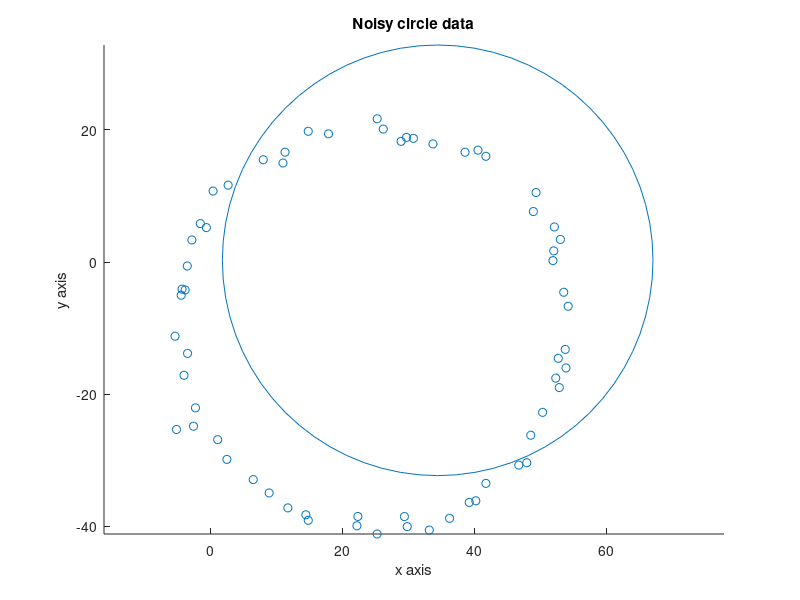
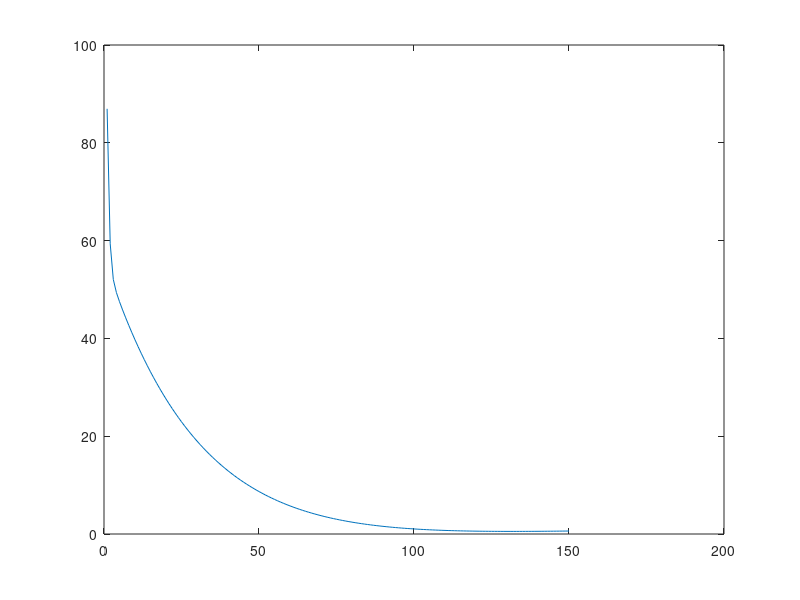

Write the MATLAB code that produced these figures, in order.
clear

pts.x = zeros(length(0:0.1:2*pi),1);
pts.y = zeros(length(0:0.1:2*pi),1);
radius = 30;
i = 1;
centreX = 25;
centreY = -10;
for theta = 0:0.1:2*pi
   angleDelta = randn(1)/15; 
   radiusDelta = randn(1);
   pts.x(i) = centreX + (radiusDelta + radius)*cos(theta + angleDelta);
   pts.y(i) = centreY + (radiusDelta + radius)*sin(theta + angleDelta);
   i = i+1;
end

close all
scatter(pts.x,pts.y,'ro');
axis equal;
hold on
xlabel('x axis');
ylabel('y axis');
title('Noisy circle data');

rangeX = max(pts.x)-min(pts.x);
rangeY = max(pts.y)-min(pts.y);
radiusGuess = ((rangeX + rangeY)/2)/2;
centreGuessX = (max(pts.x)+min(pts.x))/2;
centreGuessY = (max(pts.y)+min(pts.y))/2;

guessFig = drawCircle(centreGuessX+10,centreGuessY+10,radiusGuess+2);

alpha = 1;

x = centreGuessX+10;
y = centreGuessY+10;
r = radiusGuess+10;
tic
for iters = 1:150 
    
    deltaX = 0;
    deltaY = 0;
    deltaR = 0;
    cost = 0;
    for i = 1:length(pts.x)
        centreDist = sqrt((pts.x(i) - x)^2 +(pts.y(i)-y)^2);
        deltaX = deltaX + (r-centreDist)*2*(pts.x(i)-x)/centreDist;
        deltaY = deltaY + (r-centreDist)*2*(pts.y(i)-y)/centreDist;
        deltaR = (r-centreDist);
        cost = cost + (r - centreDist)^2;
    end
    
    x = x - alpha * deltaX / length(pts.x);
    y = y - alpha * deltaY / length(pts.x);
    r = r - alpha * deltaR / length(pts.x);
    costPlot(iters) = cost / (2*length(pts.x));
    
    %delete(guessFig);
    %guessFig = drawCircle(x,y,r);
    %pause(0.01);
      
end
toc
disp(sprintf('x: %f, y: %f, r: %f', x,y,r));
figure(2)
plot(costPlot);
